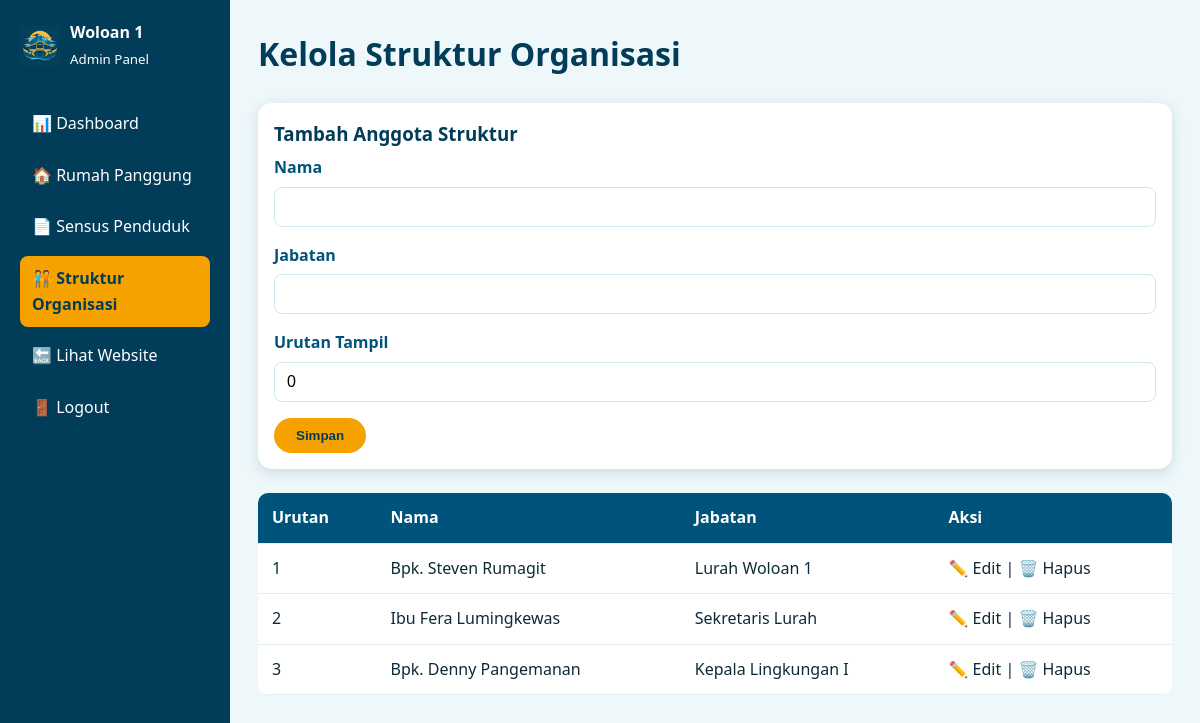
Screenshot of /admin/struktur.php (signed in) with the database file from the repository.
### tables this page shows
CREATE TABLE IF NOT EXISTS struktur_organisasi (
    id INT AUTO_INCREMENT PRIMARY KEY,
    nama VARCHAR(100) NOT NULL,
    jabatan VARCHAR(100) NOT NULL,
    urutan INT DEFAULT 0,
    foto VARCHAR(255) DEFAULT NULL,
    created_at TIMESTAMP DEFAULT CURRENT_TIMESTAMP,
    updated_at TIMESTAMP DEFAULT CURRENT_TIMESTAMP ON UPDATE CURRENT_TIMESTAMP
);

### admin/struktur.php (the view, shortened to what this page needs)
<?php
require_once 'includes/auth.php';
$editData = null;
$data = $pdo->query("SELECT * FROM struktur_organisasi ORDER BY urutan ASC")->fetchAll();
require 'includes/layout_top.php';
?>
<div class="topbar"><h1 style="color:#013C58;">Kelola Struktur Organisasi</h1></div>
<div class="card" style="margin-bottom:24px;"><div class="card-body">
    <h3><?= $editData ? 'Edit Anggota Struktur' : 'Tambah Anggota Struktur' ?></h3>
    <form method="post">
        <div class="form-group"><label>Nama</label><input type="text" name="nama" required value="<?= htmlspecialchars($editData['nama'] ?? '') ?>"></div>
        <div class="form-group"><label>Jabatan</label><input type="text" name="jabatan" required value="<?= htmlspecialchars($editData['jabatan'] ?? '') ?>"></div>
        <div class="form-group"><label>Urutan Tampil</label><input type="number" name="urutan" value="<?= htmlspecialchars($editData['urutan'] ?? '0') ?>"></div>
        <button type="submit" class="btn"><?= $editData ? 'Update' : 'Simpan' ?></button>
    </form>
</div></div>
<div style="overflow-x:auto;">
<table>
    <thead><tr><th>Urutan</th><th>Nama</th><th>Jabatan</th><th>Aksi</th></tr></thead>
    <tbody>
    <?php foreach ($data as $s): ?>
        <tr>
            <td><?= (int)$s['urutan'] ?></td>
            <td><?= htmlspecialchars($s['nama']) ?></td>
            <td><?= htmlspecialchars($s['jabatan']) ?></td>
            <td>
                <a href="struktur.php?edit=<?= $s['id'] ?>">✏️ Edit</a> |
                <a href="struktur.php?delete=<?= $s['id'] ?>" onclick="return confirm('Yakin hapus data ini?')">🗑️ Hapus</a>
            </td>
        </tr>
    <?php endforeach; ?>
    </tbody>
</table>
</div>
<?php require 'includes/layout_bottom.php'; ?>

### assets/css/style.css (style rules this page uses)
:root { --light-blue: #A8E8F9; --mid-blue: #00537A; --dark-navy: #013C58; --orange: #F5A201; --orange-lt: #FFBA42; --yellow: #FFD35B; --text-dark: #0d2b36; --white: #ffffff; }
* { box-sizing: border-box; margin: 0; padding: 0; }
body { font-family: 'Segoe UI', Arial, sans-serif; background: var(--light-blue); color: var(--text-dark); line-height: 1.6; }
a { text-decoration: none; color: inherit; }
.btn { display: inline-block; background: var(--orange); color: var(--dark-navy); font-weight: 700; padding: 10px 22px; border-radius: 30px; border: none; cursor: pointer; transition: background .2s, transform .15s; }
.card { background: var(--white); border-radius: 14px; overflow: hidden; box-shadow: 0 4px 14px rgba(1, 60, 88, 0.15); transition: transform .2s; }
.card .card-body { padding: 16px; }
.card h3 { color: var(--dark-navy); margin-bottom: 6px; }
table { width: 100%; border-collapse: collapse; background: var(--white); border-radius: 10px; overflow: hidden; }
th, td { padding: 12px 14px; text-align: left; border-bottom: 1px solid #e3eef2; }
th { background: var(--mid-blue); color: var(--white); }
.form-group { margin-bottom: 16px; }
label { display: block; font-weight: 600; margin-bottom: 6px; color: var(--mid-blue); }
input, select, textarea { width: 100%; padding: 10px 12px; border: 1px solid #cfe6ee; border-radius: 8px; font-size: 1rem; }
.topbar { display:flex; justify-content: space-between; align-items:center; margin-bottom: 24px; }

### rows the page displays
struktur_organisasi: urutan "1", nama "Bpk. Steven Rumagit", jabatan "Lurah Woloan 1"
struktur_organisasi: urutan "2", nama "Ibu Fera Lumingkewas", jabatan "Sekretaris Lurah"
struktur_organisasi: urutan "3", nama "Bpk. Denny Pangemanan", jabatan "Kepala Lingkungan I"
